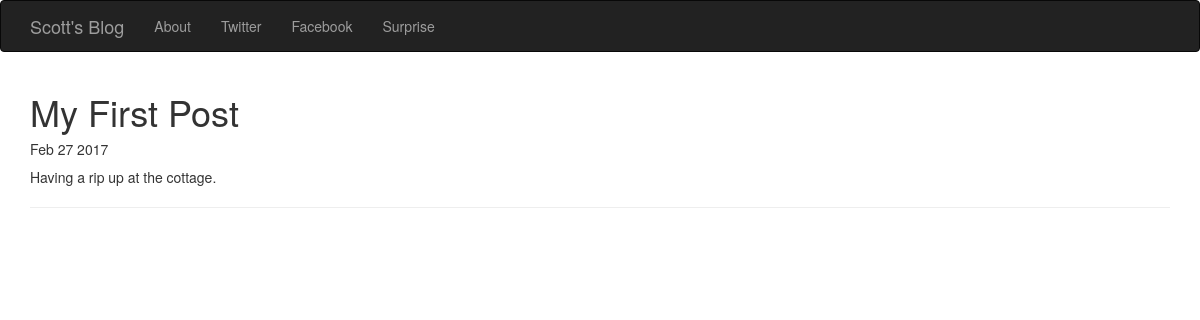
The app's page /posts/1/ with its own data.
### posts/models.py (models this page shows, shortened)
class Post(models.Model):
    title = models.CharField(max_length = 250)
    pub_date = models.DateTimeField()
    image = models.ImageField(upload_to='media/')
    body = models.TextField()
    def pubDatePretty(self):
        return self.pub_date.strftime('%b %e %Y')

### posts/views.py (the view)
# urls.py: url(r'^posts/(?P<post_id>[0-9]+)/$', posts.views.postDetails, name="post_details"),
def postDetails(request, post_id):
    post = get_object_or_404(Post, pk=post_id)
    return render(request, 'posts/postdetail.html', { 'post': post })

### posts/templates/posts/postdetail.html (shortened to what this page needs)
<!DOCTYPE html>
<html lang="en">
  <head>
    <link rel="stylesheet" href="https://maxcdn.bootstrapcdn.com/bootstrap/3.3.7/css/bootstrap.min.css">
  </head>
  <body>
    <nav class="navbar navbar-inverse">
      <div class="container">
        <div class="navbar-header">
          <a class="navbar-brand" href="{% url 'home' %}">Scott's Blog</a>
        </div>
        <div class="collapse navbar-collapse" id="my-nav">
          <ul class="nav navbar-nav">
            <li><a href="#">About</a></li>
            <li><a href="#">Twitter</a></li>
            <li><a href="#">Facebook</a></li>
            <li><a href="#">Surprise</a></li>
          </ul>
        </div>
      </div>
    </nav>
    <main class="container">
      <h1>{{ post.title }}</h3>
      <h5>{{ post.pubDatePretty }}</h5>
      <p>{{ post.body }}</p>
      <hr>
    </main>
  </body>
</html>

### records on screen
Post: title "My First Post", pubDatePretty "Feb 27 2017", body "Having a rip up at the cottage."
